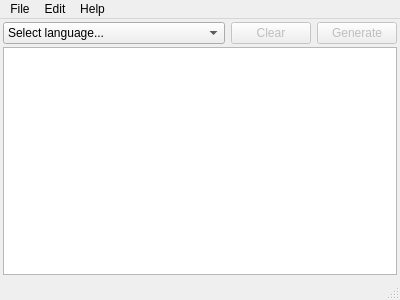
<?xml version="1.0" encoding="UTF-8"?>
<ui version="4.0">
 <class>Workspace</class>
 <widget class="QMainWindow" name="Workspace">
  <property name="geometry">
   <rect>
    <x>0</x>
    <y>0</y>
    <width>400</width>
    <height>300</height>
   </rect>
  </property>
  <property name="windowTitle">
   <string>Alien Word Generator</string>
  </property>
  <property name="windowIcon">
   <iconset resource="workspace.qrc">
    <normaloff>:/icons/sunburst.png</normaloff>:/icons/sunburst.png</iconset>
  </property>
  <widget class="QWidget" name="centralWidget">
   <layout class="QVBoxLayout" name="verticalLayout">
    <property name="spacing">
     <number>3</number>
    </property>
    <property name="leftMargin">
     <number>3</number>
    </property>
    <property name="topMargin">
     <number>3</number>
    </property>
    <property name="rightMargin">
     <number>3</number>
    </property>
    <property name="bottomMargin">
     <number>3</number>
    </property>
    <item>
     <layout class="QHBoxLayout" name="horizontalLayout">
      <item>
       <widget class="QComboBox" name="languageComboBox">
        <property name="currentText">
         <string>Select language...</string>
        </property>
        <item>
         <property name="text">
          <string>Select language...</string>
         </property>
        </item>
        <item>
         <property name="text">
          <string notr="true">Aslan</string>
         </property>
        </item>
        <item>
         <property name="text">
          <string>Darrian (Tezapet)</string>
         </property>
        </item>
        <item>
         <property name="text">
          <string notr="true">Droyne (Oynprith)</string>
         </property>
        </item>
        <item>
         <property name="text">
          <string>K'kree</string>
         </property>
        </item>
        <item>
         <property name="text">
          <string notr="true">Vargr (Gvegh)</string>
         </property>
        </item>
        <item>
         <property name="text">
          <string notr="true">Vilani</string>
         </property>
        </item>
        <item>
         <property name="text">
          <string notr="true">Zhodani</string>
         </property>
        </item>
       </widget>
      </item>
      <item>
       <widget class="QPushButton" name="clearButton">
        <property name="enabled">
         <bool>false</bool>
        </property>
        <property name="sizePolicy">
         <sizepolicy hsizetype="Fixed" vsizetype="Fixed">
          <horstretch>0</horstretch>
          <verstretch>0</verstretch>
         </sizepolicy>
        </property>
        <property name="text">
         <string>Clear</string>
        </property>
       </widget>
      </item>
      <item>
       <widget class="QPushButton" name="generateButton">
        <property name="enabled">
         <bool>false</bool>
        </property>
        <property name="sizePolicy">
         <sizepolicy hsizetype="Fixed" vsizetype="Fixed">
          <horstretch>0</horstretch>
          <verstretch>0</verstretch>
         </sizepolicy>
        </property>
        <property name="text">
         <string>Generate</string>
        </property>
       </widget>
      </item>
     </layout>
    </item>
    <item>
     <widget class="QListWidget" name="listWidget"/>
    </item>
   </layout>
  </widget>
  <widget class="QMenuBar" name="menuBar">
   <property name="geometry">
    <rect>
     <x>0</x>
     <y>0</y>
     <width>400</width>
     <height>22</height>
    </rect>
   </property>
   <widget class="QMenu" name="menuArchive">
    <property name="title">
     <string>File</string>
    </property>
    <addaction name="actionNew"/>
    <addaction name="actionOpen"/>
    <addaction name="separator"/>
    <addaction name="actionSave"/>
    <addaction name="actionSave_As"/>
    <addaction name="separator"/>
    <addaction name="actionQuit"/>
   </widget>
   <widget class="QMenu" name="menuEdit">
    <property name="title">
     <string>Edit</string>
    </property>
    <addaction name="actionCopy"/>
    <addaction name="separator"/>
    <addaction name="actionPreferences"/>
   </widget>
   <widget class="QMenu" name="menuHelp">
    <property name="title">
     <string>Help</string>
    </property>
    <addaction name="actionAbout"/>
    <addaction name="actionAbout_Qt"/>
   </widget>
   <addaction name="menuArchive"/>
   <addaction name="menuEdit"/>
   <addaction name="menuHelp"/>
  </widget>
  <widget class="QStatusBar" name="statusBar"/>
  <action name="actionCopy">
   <property name="enabled">
    <bool>false</bool>
   </property>
   <property name="text">
    <string>Copy</string>
   </property>
   <property name="shortcut">
    <string>Ctrl+C</string>
   </property>
  </action>
  <action name="actionNew">
   <property name="text">
    <string>New...</string>
   </property>
   <property name="shortcut">
    <string>Ctrl+N</string>
   </property>
  </action>
  <action name="actionOpen">
   <property name="text">
    <string>Open...</string>
   </property>
   <property name="shortcut">
    <string>Ctrl+O</string>
   </property>
  </action>
  <action name="actionSave">
   <property name="text">
    <string>Save</string>
   </property>
   <property name="shortcut">
    <string>Ctrl+S</string>
   </property>
  </action>
  <action name="actionSave_As">
   <property name="text">
    <string>Save As..</string>
   </property>
   <property name="shortcut">
    <string>Ctrl+Shift+S</string>
   </property>
  </action>
  <action name="actionQuit">
   <property name="text">
    <string>Quit</string>
   </property>
   <property name="shortcut">
    <string>Ctrl+Q</string>
   </property>
   <property name="menuRole">
    <enum>QAction::QuitRole</enum>
   </property>
  </action>
  <action name="actionPreferences">
   <property name="text">
    <string>Preferences...</string>
   </property>
   <property name="menuRole">
    <enum>QAction::PreferencesRole</enum>
   </property>
  </action>
  <action name="actionAbout">
   <property name="text">
    <string>About...</string>
   </property>
   <property name="menuRole">
    <enum>QAction::AboutRole</enum>
   </property>
  </action>
  <action name="actionAbout_Qt">
   <property name="text">
    <string>About Qt...</string>
   </property>
   <property name="menuRole">
    <enum>QAction::AboutQtRole</enum>
   </property>
  </action>
 </widget>
 <layoutdefault spacing="6" margin="11"/>
 <resources>
  <include location="workspace.qrc"/>
 </resources>
 <connections>
  <connection>
   <sender>languageComboBox</sender>
   <signal>currentIndexChanged(int)</signal>
   <receiver>Workspace</receiver>
   <slot>SetLanguage(int)</slot>
   <hints>
    <hint type="sourcelabel">
     <x>199</x>
     <y>35</y>
    </hint>
    <hint type="destinationlabel">
     <x>199</x>
     <y>149</y>
    </hint>
   </hints>
  </connection>
  <connection>
   <sender>actionQuit</sender>
   <signal>triggered()</signal>
   <receiver>Workspace</receiver>
   <slot>close()</slot>
   <hints>
    <hint type="sourcelabel">
     <x>-1</x>
     <y>-1</y>
    </hint>
    <hint type="destinationlabel">
     <x>199</x>
     <y>149</y>
    </hint>
   </hints>
  </connection>
  <connection>
   <sender>generateButton</sender>
   <signal>clicked(bool)</signal>
   <receiver>Workspace</receiver>
   <slot>Fill()</slot>
   <hints>
    <hint type="sourcelabel">
     <x>355</x>
     <y>37</y>
    </hint>
    <hint type="destinationlabel">
     <x>199</x>
     <y>149</y>
    </hint>
   </hints>
  </connection>
  <connection>
   <sender>clearButton</sender>
   <signal>clicked()</signal>
   <receiver>listWidget</receiver>
   <slot>clear()</slot>
   <hints>
    <hint type="sourcelabel">
     <x>269</x>
     <y>37</y>
    </hint>
    <hint type="destinationlabel">
     <x>199</x>
     <y>164</y>
    </hint>
   </hints>
  </connection>
  <connection>
   <sender>listWidget</sender>
   <signal>currentRowChanged(int)</signal>
   <receiver>Workspace</receiver>
   <slot>ItemSelected(int)</slot>
   <hints>
    <hint type="sourcelabel">
     <x>199</x>
     <y>164</y>
    </hint>
    <hint type="destinationlabel">
     <x>199</x>
     <y>149</y>
    </hint>
   </hints>
  </connection>
  <connection>
   <sender>actionCopy</sender>
   <signal>triggered()</signal>
   <receiver>Workspace</receiver>
   <slot>Copy()</slot>
   <hints>
    <hint type="sourcelabel">
     <x>-1</x>
     <y>-1</y>
    </hint>
    <hint type="destinationlabel">
     <x>199</x>
     <y>149</y>
    </hint>
   </hints>
  </connection>
  <connection>
   <sender>actionPreferences</sender>
   <signal>triggered()</signal>
   <receiver>Workspace</receiver>
   <slot>ShowPreferences()</slot>
   <hints>
    <hint type="sourcelabel">
     <x>-1</x>
     <y>-1</y>
    </hint>
    <hint type="destinationlabel">
     <x>199</x>
     <y>149</y>
    </hint>
   </hints>
  </connection>
  <connection>
   <sender>actionAbout</sender>
   <signal>triggered()</signal>
   <receiver>Workspace</receiver>
   <slot>About()</slot>
   <hints>
    <hint type="sourcelabel">
     <x>-1</x>
     <y>-1</y>
    </hint>
    <hint type="destinationlabel">
     <x>199</x>
     <y>149</y>
    </hint>
   </hints>
  </connection>
 </connections>
 <slots>
  <slot>SetLanguage(int)</slot>
  <slot>Fill()</slot>
  <slot>ItemSelected(int)</slot>
  <slot>Copy()</slot>
  <slot>ShowPreferences()</slot>
  <slot>About()</slot>
 </slots>
</ui>
